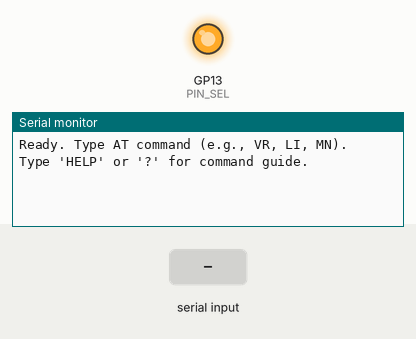
A sketch run on a simulated Raspberry Pi Pico. Shown: output pins drawn as LEDs (lit = HIGH), the last lines printed to the serial monitor. Inputs (shaded band) come from the test bench. Pins used as bus, display or sensor lines are not drawn.

Above: at 1.2 s.
1.3 s: "HELP\n" received over Serial
At 2.4 s:
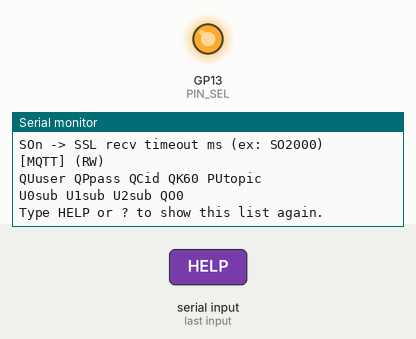
2.8 s: "SV\n" received over Serial
At 3.2 s:
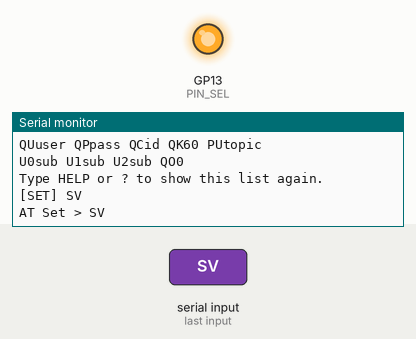
4.3 s: "RT\n" received over Serial
At 5.9 s:
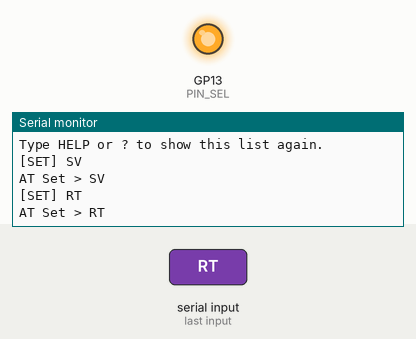

Measured:
- after the input at 1.3 s, the serial monitor: prints a new line at once (image 1)
- after the input at 2.8 s, the serial monitor: prints a new line at once (image 2)
- after the input at 4.3 s, the serial monitor: prints a new line after 0.50 s (image 3)

The sketch:

at_command_spi.ino
```cpp
#include <SPI.h>
#include "pico/stdlib.h"

// -------------------------------------------------------------------------
// Minimal W55RP20-S2E SPI AT command example (send one line, read response)
// -------------------------------------------------------------------------

// Pin map (Pico -> W55RP20-S2E)
static const uint8_t PIN_SCK  = 2;
static const uint8_t PIN_MISO = 4;
static const uint8_t PIN_MOSI = 3;
static const uint8_t PIN_CSN  = 5;
static const uint8_t PIN_INT  = 26;
static const uint8_t PIN_SEL  = 13; // UART/SPI select (High=SPI)

// SPI config
static const uint32_t SPI_BAUD = 100000; // 1 MHz for stability
static SPISettings S2E_SPI_SETTINGS(SPI_BAUD, MSBFIRST, SPI_MODE0);

// Timing
static const uint32_t ACK_TIMEOUT_MS = 2000;
static const uint32_t INT_TIMEOUT_MS = 200;
static const uint32_t INT_CS_DELAY_US = 500;
static const uint32_t CS_HOLD_US = 2;
static const uint32_t CS_GAP_US = 20;

// Protocol constants
static const uint8_t DUMMY = 0xFF;
static const uint8_t ACK   = 0x0A;
static const uint8_t NACK  = 0x0B;
static const uint8_t CMD_B0 = 0xB0;
static const uint8_t RSP_B1 = 0xB1;

static void printHelp() {
  Serial.println("=== W55RP20-S2E AT Help ===");
  Serial.println("Save settings: SV  | Reboot: RT  | Factory reset: FR");
  Serial.println("");
  Serial.println("[Device Info] (RO)");
  Serial.println("MC  -> MAC address (ex: MC00:08:DC:00:00:01)");
  Serial.println("VR  -> Firmware version (ex: VR1.0.0)");
  Serial.println("MN  -> Product name (ex: MNWIZ5XXRSR-RP)");
  Serial.println("ST  -> Status (BOOT/OPEN/CONNECT/UPGRADE/ATMODE)");
  Serial.println("UN  -> UART interface str (ex: UNRS-232/TTL)");
  Serial.println("UI  -> UART interface code (ex: UI0)");
  Serial.println("");
  Serial.println("[Network] (RW)");
  Serial.println("OPx -> Mode: 0 TCP client, 1 TCP server, 2 mixed, 3 UDP, 4 SSL, 5 MQTT, 6 MQTTS");
  Serial.println("IMx -> IP alloc: 0 static, 1 DHCP");
  Serial.println("LIa.b.c.d -> Local IP (ex: LI192.168.11.2)");
  Serial.println("SMa.b.c.d -> Subnet (ex: SM255.255.255.0)");
  Serial.println("GWa.b.c.d -> Gateway (ex: GW192.168.11.1)");
  Serial.println("DSa.b.c.d -> DNS (ex: DS8.8.8.8)");
  Serial.println("LPn -> Local port (ex: LP5000)");
  Serial.println("RHa.b.c.d / domain -> Remote host (ex: RH192.168.11.3)");
  Serial.println("RPn -> Remote port (ex: RP5000)");
  Serial.println("");
  Serial.println("[UART] (RW)");
  Serial.println("BRx -> Baud (12=115200, 13=230400)");
  Serial.println("DBx -> Data bits (0=7bit, 1=8bit)");
  Serial.println("PRx -> Parity (0=None, 1=Odd, 2=Even)");
  Serial.println("SBx -> Stop bits (0=1bit, 1=2bit)");
  Serial.println("FLx -> Flow (0=None, 1=XON/XOFF, 2=RTS/CTS)");
  Serial.println("ECx -> Echo (0=Off, 1=On)");
  Serial.println("");
  Serial.println("[Packing] (RW)");
  Serial.println("PTn -> Time delimiter ms (ex: PT1000)");
  Serial.println("PSn -> Size delimiter bytes (ex: PS64)");
  Serial.println("PDxx -> Char delimiter hex (ex: PD0D)");
  Serial.println("");
  Serial.println("[Options] (RW)");
  Serial.println("ITn -> Inactivity sec (ex: IT30)");
  Serial.println("RIn -> Reconnect interval ms (ex: RI3000)");
  Serial.println("CPx -> Conn password enable (0/1)");
  Serial.println("NPxxxx -> Conn password (max 8 chars)");
  Serial.println("SPxxxx -> Search ID (max 8 chars)");
  Serial.println("DGx -> Debug msg (0/1)");
  Serial.println("KAx -> Keep-alive (0/1)");
  Serial.println("KIn -> KA initial interval ms (ex: KI7000)");
  Serial.println("KEn -> KA retry interval ms (ex: KE5000)");
  Serial.println("SOn -> SSL recv timeout ms (ex: SO2000)");
  Serial.println("");
  Serial.println("[MQTT] (RW)");
  Serial.println("QUuser QPpass QCid QK60 PUtopic");
  Serial.println("U0sub U1sub U2sub QO0");
  Serial.println("");
  Serial.println("Type HELP or ? to show this list again.");
}

static inline void cs_low()  { digitalWrite(PIN_CSN, LOW); }
static inline void cs_high() { digitalWrite(PIN_CSN, HIGH); }

static inline uint8_t spi_xfer(uint8_t v) {
  SPI.beginTransaction(S2E_SPI_SETTINGS);
  cs_low();
  if (CS_HOLD_US) {
    delayMicroseconds(CS_HOLD_US);
  }
  uint8_t r = SPI.transfer(v);
  cs_high();
  SPI.endTransaction();
  if (CS_GAP_US) {
    delayMicroseconds(CS_GAP_US);
  }
  return r;
}

static bool wait_int_low(uint32_t timeoutMs) {
  uint32_t start = millis();
  while (millis() - start < timeoutMs) {
    if (digitalRead(PIN_INT) == LOW) {
      return true;
    }
    delay(1);
  }
  return false;
}

static int wait_ack(uint32_t timeoutMs) {
  uint32_t start = millis();
  while (millis() - start < timeoutMs) {
    uint8_t b = spi_xfer(DUMMY);
    if (b == ACK) {
      // consume remaining 3 bytes of ACK frame
      spi_xfer(DUMMY); spi_xfer(DUMMY); spi_xfer(DUMMY);
      return 0;
    }
    if (b == NACK) {
      return -1;
    }
  }
  return -2;
}

// Send AT SET frame (e.g., "LI\r\n")
static int at_set(const char *cmdLine) {
  if (!cmdLine || cmdLine[0] == '\0') {
    return -10;
  }

  String s = String(cmdLine);
  if (!s.endsWith("\r\n")) {
    s += "\r\n";
  }
  if (s.length() < 2) {
    return -11;
  }

  String s_no_crlf = s;
  if (s_no_crlf.endsWith("\r\n")) {
    s_no_crlf.remove(s_no_crlf.length() - 2);
  }
  Serial.print("AT Set > ");
  Serial.println(s_no_crlf);

  uint16_t totalLen = (uint16_t)s.length();
  uint16_t dataLen = (uint16_t)(totalLen - 2);

  spi_xfer((uint8_t)s[0]);
  spi_xfer((uint8_t)s[1]);
  spi_xfer((uint8_t)(dataLen & 0xFF));
  spi_xfer((uint8_t)((dataLen >> 8) & 0xFF));

  int r = wait_ack(ACK_TIMEOUT_MS);
  if (r < 0) {
    return r;
  }

  for (uint16_t i = 2; i < totalLen; ++i) {
    spi_xfer((uint8_t)s[i]);
  }

  r = wait_ack(ACK_TIMEOUT_MS);
  return r;
}

// Send AT GET request: 2-char command + CRLF (4 bytes total)
static int at_get_request(const char *cmd2) {
  if (!cmd2 || strlen(cmd2) != 2) {
    return -12;
  }
  spi_xfer((uint8_t)cmd2[0]);
  spi_xfer((uint8_t)cmd2[1]);
  spi_xfer('\r');
  spi_xfer('\n');
  return 0;
}

// Simple GET/SET decision:
// - 2-byte command with no param -> GET
// - command with param -> SET
static int send_cmd(const String &rawLine, uint8_t *rxBuf, uint16_t rxCap, int &outLen) {
  outLen = 0;
  String line = rawLine;
  line.trim();
  if (line.length() == 0) {
    return -100;
  }

  String upperLine = line;
  upperLine.toUpperCase();
  if (upperLine == "HELP" || upperLine == "?") {
    printHelp();
    return 0;
  }

  String cmd = line;
  String param = "";
  if (line.length() > 2) {
    cmd = line.substring(0, 2);
    param = line.substring(2);
  }

  String cmdUpper = cmd;
  cmdUpper.toUpperCase();
  const bool isSetNoParam = (cmdUpper == "SV" || cmdUpper == "RT" || cmdUpper == "FR");

  if (!isSetNoParam && param.length() == 0 && cmd.length() == 2) {
    // GET path
    Serial.print("[GET] ");
    Serial.println(cmd);
    int rq = at_get_request(cmd.c_str());
    if (rq < 0) {
      return rq;
    }
    int n = at_get_response(rxBuf, rxCap, INT_TIMEOUT_MS);
    if (n < 0) {
      return n;
    }
    outLen = n;
    return 0;
  }

  // SET path
  Serial.print("[SET] ");
  Serial.println(line);
  int r = at_set(line.c_str());
  if (r < 0) {
    return r;
  }
  int n = at_get_response(rxBuf, rxCap, INT_TIMEOUT_MS);
  if (n > 0) {
    outLen = n;
  }
  return 0;
}

// Read AT GET response (wait for INT low, then B1 + len + data)
static int at_get_response(uint8_t *out, uint16_t outCap, uint32_t intTimeoutMs) {
  if (!wait_int_low(intTimeoutMs)) {
    return -1;
  }
  if (INT_CS_DELAY_US) {
    delayMicroseconds(INT_CS_DELAY_US);
  }

  // Wait for B1
  uint32_t start = millis();
  uint8_t b = 0;
  while (millis() - start < ACK_TIMEOUT_MS) {
    b = spi_xfer(DUMMY);
    if (b == RSP_B1) {
      break;
    }
    if (b == NACK) {
      return -2;
    }
  }
  if (b != RSP_B1) {
    return -3;
  }

  // Length (LE) + dummy
  uint8_t lenL = spi_xfer(DUMMY);
  uint8_t lenH = spi_xfer(DUMMY);
  spi_xfer(DUMMY);
  uint16_t len = (uint16_t)lenL | ((uint16_t)lenH << 8);

  if (len == 0) {
    return 0;
  }

  uint16_t toRead = len;
  if (toRead > outCap) {
    toRead = outCap;
  }
  for (uint16_t i = 0; i < toRead; ++i) {
    out[i] = spi_xfer(DUMMY);
  }
  for (uint16_t i = toRead; i < len; ++i) {
    spi_xfer(DUMMY);
  }

  return (int)toRead;
}

void setup() {
  Serial.begin(115200);
  while (!Serial) {
    delay(10);
  }

  // Select SPI mode on the S2E side.
  pinMode(PIN_SEL, OUTPUT);
  digitalWrite(PIN_SEL, HIGH);

  // INT pin
  pinMode(PIN_INT, INPUT_PULLUP);

  // --- CS ---
  pinMode(PIN_CSN, OUTPUT);
  digitalWrite(PIN_CSN, HIGH);

  // SPI pin mapping
  SPI.setRX(PIN_MISO);
  SPI.setTX(PIN_MOSI);
  SPI.setSCK(PIN_SCK);

  SPI.begin();

  delay(50);

  Serial.println("Ready. Type AT command (e.g., VR, LI, MN).");
  Serial.println("Type 'HELP' or '?' for command guide.");
  Serial.println("");
}

void loop() {
  static String line;
  while (Serial.available()) {
    char c = (char)Serial.read();
    if (c == '\r') {
      continue;
    }
    if (c == '\n') {
      String cmd = line;
      line = "";
      cmd.trim();
      if (cmd.length() == 0) {
        return;
      }

      static uint8_t rxBuf[2048];
      int outLen = 0;
      int rc = send_cmd(cmd, rxBuf, sizeof(rxBuf), outLen);
      if (rc < 0) {
        return;
      }
      if (outLen == 0) {
        return;
      }
      for (int i = 0; i < outLen; ++i) {
        Serial.write((char)rxBuf[i]);
      }
      Serial.println();
    } else {
      line += c;
    }
  }
}
```
